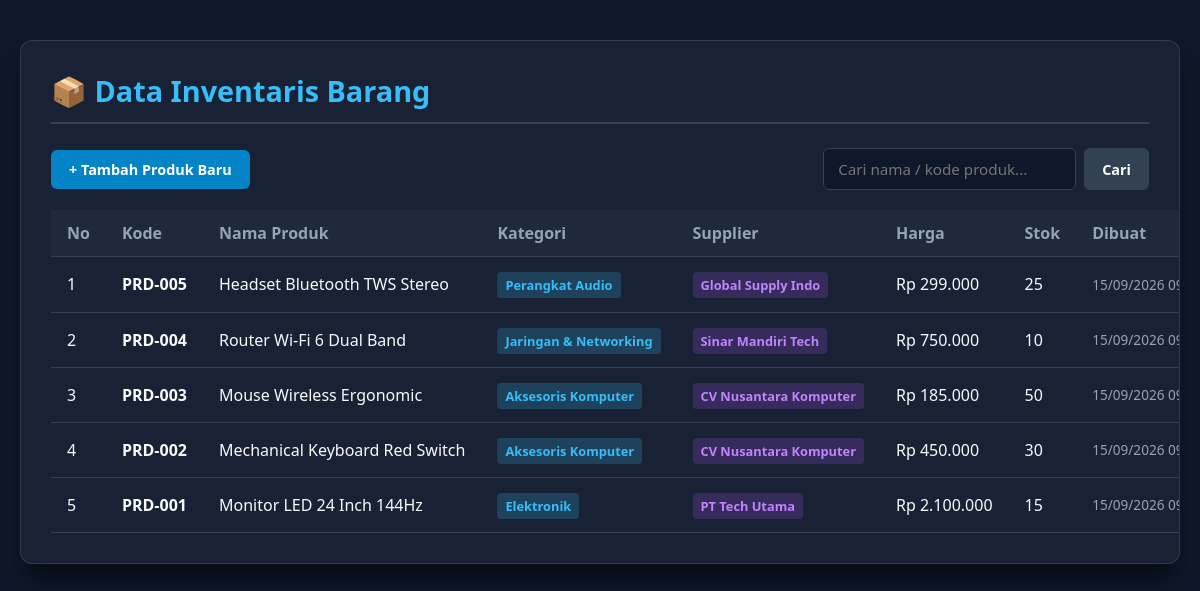
The page / on the database its author committed.
### tables this page shows
CREATE TABLE produk (
    id INT AUTO_INCREMENT PRIMARY KEY,
    kode_produk VARCHAR(20) UNIQUE NOT NULL,
    nama_produk VARCHAR(150) NOT NULL,
    kategori_id INT NOT NULL,
    supplier_id INT NOT NULL,
    harga DECIMAL(12, 2) NOT NULL,
    stok INT NOT NULL DEFAULT 0,
    created_at TIMESTAMP DEFAULT CURRENT_TIMESTAMP,
    FOREIGN KEY (kategori_id) REFERENCES kategori(id) ON DELETE CASCADE ON UPDATE CASCADE,
    FOREIGN KEY (supplier_id) REFERENCES supplier(id) ON DELETE CASCADE ON UPDATE CASCADE
);

CREATE TABLE kategori (
    id INT AUTO_INCREMENT PRIMARY KEY,
    nama_kategori VARCHAR(100) NOT NULL,
    created_at TIMESTAMP DEFAULT CURRENT_TIMESTAMP
);

CREATE TABLE supplier (
    id INT AUTO_INCREMENT PRIMARY KEY,
    nama_supplier VARCHAR(100) NOT NULL,
    kontak VARCHAR(50) NOT NULL,
    alamat TEXT,
    created_at TIMESTAMP DEFAULT CURRENT_TIMESTAMP
);

### functions.php (called while the page is built, shortened)
<?php
function e($string) {
    return htmlspecialchars($string ?? '', ENT_QUOTES, 'UTF-8');
}

### index.php (the view, shortened to what this page needs)
<?php
require_once 'functions.php';
$db = Database::getInstance()->getConnection();
$limit = 5;
$page = isset($_GET['page']) ? (int)$_GET['page'] : 1;
$start = ($page > 1) ? ($page * $limit) - $limit : 0;
$search = isset($_GET['search']) ? trim($_GET['search']) : '';
$searchParam = "%{$search}%";
$sql = "SELECT p.*, k.nama_kategori, s.nama_supplier
        FROM produk p
        JOIN kategori k ON p.kategori_id = k.id
        JOIN supplier s ON p.supplier_id = s.id
        WHERE p.nama_produk LIKE :search1 OR p.kode_produk LIKE :search2
        ORDER BY p.id DESC
        LIMIT :start, :limit";
$stmt = $db->prepare($sql);
$stmt->bindValue(':search1', $searchParam, PDO::PARAM_STR);
$stmt->bindValue(':search2', $searchParam, PDO::PARAM_STR);
$stmt->bindValue(':start', (int)$start, PDO::PARAM_INT);
$stmt->bindValue(':limit', (int)$limit, PDO::PARAM_INT);
$stmt->execute();
$produkList = $stmt->fetchAll();
?>
<!DOCTYPE html>
<html lang="id">
<head>
    <link rel="stylesheet" href="css/style.css">
</head>
<body>
    <div class="container">
        <h2>📦 Data Inventaris Barang</h2>
        <div class="top-bar">
            <a href="create.php" class="btn btn-primary">+ Tambah Produk Baru</a>
            <form action="index.php" method="GET" class="search-form">
                <input type="text" name="search" placeholder="Cari nama / kode produk..." value="<?= e($search); ?>">
                <button type="submit" class="btn btn-secondary">Cari</button>
            </form>
        </div>
        <table class="data-table">
            <thead>
                <tr>
                    <th>No</th>
                    <th>Kode</th>
                    <th>Nama Produk</th>
                    <th>Kategori</th>
                    <th>Supplier</th>
                    <th>Harga</th>
                    <th>Stok</th>
                    <th>Dibuat</th>
                </tr>
            </thead>
            <tbody>
                <?php if (count($produkList) > 0): ?>
                    <?php $no = $start + 1; foreach ($produkList as $row): ?>
                        <tr>
                            <td><?= $no++; ?></td>
                            <td><strong><?= e($row['kode_produk']); ?></strong></td>
                            <td><?= e($row['nama_produk']); ?></td>
                            <td><span class="badge badge-cat"><?= e($row['nama_kategori']); ?></span></td>
                            <td><span class="badge badge-sup"><?= e($row['nama_supplier']); ?></span></td>
                            <td>Rp <?= number_format($row['harga'], 0, ',', '.'); ?></td>
                            <td>
                                <?php if ($row['stok'] <= 5): ?>
                                    <span style="color: #ef4444; font-weight: 700;">⚠️ <?= e($row['stok']); ?></span>
                                <?php else: ?>
                                    <?= e($row['stok']); ?>
                                <?php endif; ?>
                            </td>
                            <td style="color: #94a3b8; font-size: 0.85rem;">
                                <?= date('d/m/Y H:i', strtotime($row['created_at'])); ?>
                            </td>
                        </tr>
                    <?php endforeach; ?>
                <?php else: ?>
                    <tr>
                        <td colspan="9" style="text-align: center; color: #94a3b8;">Data produk tidak ditemukan.</td>
                    </tr>
                <?php endif; ?>
            </tbody>
        </table>
    </div>
</body>
</html>

### css/style.css (style rules this page uses)
* { margin: 0; padding: 0; box-sizing: border-box; font-family: 'Segoe UI', Tahoma, Geneva, Verdana, sans-serif; }
body { background-color: #0f172a; color: #f8fafc; min-height: 100vh; padding: 40px 20px; }
.container { max-width: 1300px; margin: 0 auto; background: rgba(30, 41, 59, 0.7); -webkit-backdrop-filter: blur(12px); backdrop-filter: blur(12px); border: 1px solid rgba(255, 255, 255, 0.1); border-radius: 12px; padding: 30px; box-shadow: 0 20px 25px -5px rgba(0, 0, 0, 0.5); overflow-x: auto; }
h2 { margin-bottom: 24px; font-size: 1.8rem; color: #38bdf8; border-bottom: 2px solid #334155; padding-bottom: 12px; }
.top-bar { display: flex; justify-content: space-between; align-items: center; margin-bottom: 20px; gap: 15px; flex-wrap: wrap; }
.search-form { display: flex; gap: 8px; }
input[type="text"], input[type="number"], select, textarea { width: 100%; padding: 10px 14px; background: #0f172a; border: 1px solid #334155; border-radius: 6px; color: #f8fafc; font-size: 0.95rem; outline: none; transition: border-color 0.2s; }
.btn { display: inline-block; padding: 10px 18px; border-radius: 6px; text-decoration: none; font-weight: 600; font-size: 0.9rem; border: none; cursor: pointer; transition: background 0.2s; }
.btn-primary { background: #0284c7; color: white; }
.btn-secondary { background: #334155; color: white; }
.data-table { width: 100%; border-collapse: collapse; margin-top: 10px; }
.data-table th, .data-table td { padding: 12px 16px; text-align: left; border-bottom: 1px solid #334155; }
.data-table th { background-color: #1e293b; color: #94a3b8; font-weight: 600; }
.badge { padding: 4px 8px; border-radius: 4px; font-size: 0.8rem; font-weight: 600; }
.badge-cat { background: rgba(56, 189, 248, 0.2); color: #38bdf8; }
.badge-sup { background: rgba(168, 85, 247, 0.2); color: #c084fc; }
.data-table td { white-space: nowrap; }

### rows shown on the page
produk: kode_produk "PRD-005", nama_produk "Headset Bluetooth TWS Stereo", kategori.nama_kategori "Perangkat Audio", supplier.nama_supplier "Global Supply Indo", harga "299.000", stok "25", created_at "15/09/2026…"
produk: kode_produk "PRD-004", nama_produk "Router Wi-Fi 6 Dual Band", kategori.nama_kategori "Jaringan & Networking", supplier.nama_supplier "Sinar Mandiri Tech", harga "750.000", stok "10", created_at "15/09/2026…"
produk: kode_produk "PRD-003", nama_produk "Mouse Wireless Ergonomic", kategori.nama_kategori "Aksesoris Komputer", supplier.nama_supplier "CV Nusantara Komputer", harga "185.000", stok "50", created_at "15/09/2026…"
produk: kode_produk "PRD-002", nama_produk "Mechanical Keyboard Red Switch", kategori.nama_kategori "Aksesoris Komputer", supplier.nama_supplier "CV Nusantara Komputer", harga "450.000", stok "30", created_at "15/09/2026…"
produk: kode_produk "PRD-001", nama_produk "Monitor LED 24 Inch 144Hz", kategori.nama_kategori "Elektronik", supplier.nama_supplier "PT Tech Utama", harga "2.100.000", stok "15", created_at "15/09/2026…"
